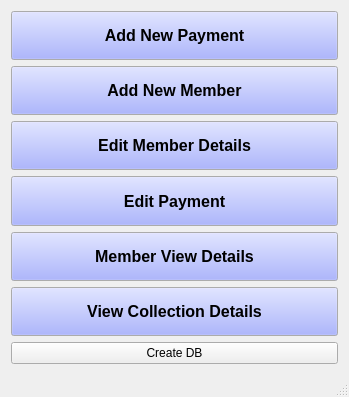
<?xml version="1.0" encoding="UTF-8"?>
<ui version="4.0">
 <class>MainWindow</class>
 <widget class="QMainWindow" name="MainWindow">
  <property name="geometry">
   <rect>
    <x>0</x>
    <y>0</y>
    <width>349</width>
    <height>397</height>
   </rect>
  </property>
  <property name="windowTitle">
   <string>GDM Database Management System</string>
  </property>
  <widget class="QWidget" name="centralWidget">
   <layout class="QVBoxLayout" name="verticalLayout_2">
    <item>
     <layout class="QVBoxLayout" name="verticalLayout">
      <item>
       <widget class="QPushButton" name="pushButton">
        <property name="sizePolicy">
         <sizepolicy hsizetype="Expanding" vsizetype="Expanding">
          <horstretch>0</horstretch>
          <verstretch>0</verstretch>
         </sizepolicy>
        </property>
        <property name="palette">
         <palette>
          <active>
           <colorrole role="Button">
            <brush brushstyle="SolidPattern">
             <color alpha="255">
              <red>149</red>
              <green>160</green>
              <blue>252</blue>
             </color>
            </brush>
           </colorrole>
          </active>
          <inactive>
           <colorrole role="Button">
            <brush brushstyle="SolidPattern">
             <color alpha="255">
              <red>149</red>
              <green>160</green>
              <blue>252</blue>
             </color>
            </brush>
           </colorrole>
          </inactive>
          <disabled>
           <colorrole role="Button">
            <brush brushstyle="SolidPattern">
             <color alpha="255">
              <red>149</red>
              <green>160</green>
              <blue>252</blue>
             </color>
            </brush>
           </colorrole>
          </disabled>
         </palette>
        </property>
        <property name="font">
         <font>
          <pointsize>12</pointsize>
          <weight>75</weight>
          <bold>true</bold>
         </font>
        </property>
        <property name="cursor">
         <cursorShape>PointingHandCursor</cursorShape>
        </property>
        <property name="text">
         <string>Add New Payment</string>
        </property>
       </widget>
      </item>
      <item>
       <widget class="QPushButton" name="pushButton_2">
        <property name="sizePolicy">
         <sizepolicy hsizetype="Expanding" vsizetype="Expanding">
          <horstretch>0</horstretch>
          <verstretch>0</verstretch>
         </sizepolicy>
        </property>
        <property name="palette">
         <palette>
          <active>
           <colorrole role="Button">
            <brush brushstyle="SolidPattern">
             <color alpha="255">
              <red>149</red>
              <green>160</green>
              <blue>252</blue>
             </color>
            </brush>
           </colorrole>
          </active>
          <inactive>
           <colorrole role="Button">
            <brush brushstyle="SolidPattern">
             <color alpha="255">
              <red>149</red>
              <green>160</green>
              <blue>252</blue>
             </color>
            </brush>
           </colorrole>
          </inactive>
          <disabled>
           <colorrole role="Button">
            <brush brushstyle="SolidPattern">
             <color alpha="255">
              <red>149</red>
              <green>160</green>
              <blue>252</blue>
             </color>
            </brush>
           </colorrole>
          </disabled>
         </palette>
        </property>
        <property name="font">
         <font>
          <pointsize>12</pointsize>
          <weight>75</weight>
          <bold>true</bold>
         </font>
        </property>
        <property name="cursor">
         <cursorShape>PointingHandCursor</cursorShape>
        </property>
        <property name="text">
         <string>Add New Member</string>
        </property>
       </widget>
      </item>
      <item>
       <widget class="QPushButton" name="pushButton_6">
        <property name="sizePolicy">
         <sizepolicy hsizetype="Expanding" vsizetype="Expanding">
          <horstretch>0</horstretch>
          <verstretch>0</verstretch>
         </sizepolicy>
        </property>
        <property name="palette">
         <palette>
          <active>
           <colorrole role="Button">
            <brush brushstyle="SolidPattern">
             <color alpha="255">
              <red>149</red>
              <green>160</green>
              <blue>252</blue>
             </color>
            </brush>
           </colorrole>
          </active>
          <inactive>
           <colorrole role="Button">
            <brush brushstyle="SolidPattern">
             <color alpha="255">
              <red>149</red>
              <green>160</green>
              <blue>252</blue>
             </color>
            </brush>
           </colorrole>
          </inactive>
          <disabled>
           <colorrole role="Button">
            <brush brushstyle="SolidPattern">
             <color alpha="255">
              <red>149</red>
              <green>160</green>
              <blue>252</blue>
             </color>
            </brush>
           </colorrole>
          </disabled>
         </palette>
        </property>
        <property name="font">
         <font>
          <pointsize>12</pointsize>
          <weight>75</weight>
          <bold>true</bold>
         </font>
        </property>
        <property name="cursor">
         <cursorShape>PointingHandCursor</cursorShape>
        </property>
        <property name="text">
         <string>Edit Member Details</string>
        </property>
       </widget>
      </item>
      <item>
       <widget class="QPushButton" name="pushButton_7">
        <property name="sizePolicy">
         <sizepolicy hsizetype="Expanding" vsizetype="Expanding">
          <horstretch>0</horstretch>
          <verstretch>0</verstretch>
         </sizepolicy>
        </property>
        <property name="palette">
         <palette>
          <active>
           <colorrole role="Button">
            <brush brushstyle="SolidPattern">
             <color alpha="255">
              <red>149</red>
              <green>160</green>
              <blue>252</blue>
             </color>
            </brush>
           </colorrole>
          </active>
          <inactive>
           <colorrole role="Button">
            <brush brushstyle="SolidPattern">
             <color alpha="255">
              <red>149</red>
              <green>160</green>
              <blue>252</blue>
             </color>
            </brush>
           </colorrole>
          </inactive>
          <disabled>
           <colorrole role="Button">
            <brush brushstyle="SolidPattern">
             <color alpha="255">
              <red>149</red>
              <green>160</green>
              <blue>252</blue>
             </color>
            </brush>
           </colorrole>
          </disabled>
         </palette>
        </property>
        <property name="font">
         <font>
          <pointsize>12</pointsize>
          <weight>75</weight>
          <bold>true</bold>
         </font>
        </property>
        <property name="cursor">
         <cursorShape>PointingHandCursor</cursorShape>
        </property>
        <property name="text">
         <string>Edit Payment</string>
        </property>
       </widget>
      </item>
      <item>
       <widget class="QPushButton" name="pushButton_4">
        <property name="sizePolicy">
         <sizepolicy hsizetype="Expanding" vsizetype="Expanding">
          <horstretch>0</horstretch>
          <verstretch>0</verstretch>
         </sizepolicy>
        </property>
        <property name="palette">
         <palette>
          <active>
           <colorrole role="Button">
            <brush brushstyle="SolidPattern">
             <color alpha="255">
              <red>149</red>
              <green>160</green>
              <blue>252</blue>
             </color>
            </brush>
           </colorrole>
          </active>
          <inactive>
           <colorrole role="Button">
            <brush brushstyle="SolidPattern">
             <color alpha="255">
              <red>149</red>
              <green>160</green>
              <blue>252</blue>
             </color>
            </brush>
           </colorrole>
          </inactive>
          <disabled>
           <colorrole role="Button">
            <brush brushstyle="SolidPattern">
             <color alpha="255">
              <red>149</red>
              <green>160</green>
              <blue>252</blue>
             </color>
            </brush>
           </colorrole>
          </disabled>
         </palette>
        </property>
        <property name="font">
         <font>
          <pointsize>12</pointsize>
          <weight>75</weight>
          <bold>true</bold>
         </font>
        </property>
        <property name="cursor">
         <cursorShape>PointingHandCursor</cursorShape>
        </property>
        <property name="text">
         <string>Member View Details</string>
        </property>
       </widget>
      </item>
      <item>
       <widget class="QPushButton" name="pushButton_3">
        <property name="sizePolicy">
         <sizepolicy hsizetype="Expanding" vsizetype="Expanding">
          <horstretch>0</horstretch>
          <verstretch>0</verstretch>
         </sizepolicy>
        </property>
        <property name="palette">
         <palette>
          <active>
           <colorrole role="Button">
            <brush brushstyle="SolidPattern">
             <color alpha="255">
              <red>149</red>
              <green>160</green>
              <blue>252</blue>
             </color>
            </brush>
           </colorrole>
          </active>
          <inactive>
           <colorrole role="Button">
            <brush brushstyle="SolidPattern">
             <color alpha="255">
              <red>149</red>
              <green>160</green>
              <blue>252</blue>
             </color>
            </brush>
           </colorrole>
          </inactive>
          <disabled>
           <colorrole role="Button">
            <brush brushstyle="SolidPattern">
             <color alpha="255">
              <red>149</red>
              <green>160</green>
              <blue>252</blue>
             </color>
            </brush>
           </colorrole>
          </disabled>
         </palette>
        </property>
        <property name="font">
         <font>
          <pointsize>12</pointsize>
          <weight>75</weight>
          <bold>true</bold>
         </font>
        </property>
        <property name="cursor">
         <cursorShape>PointingHandCursor</cursorShape>
        </property>
        <property name="text">
         <string>View Collection Details</string>
        </property>
       </widget>
      </item>
      <item>
       <widget class="QPushButton" name="pushButton_5">
        <property name="text">
         <string>Create DB</string>
        </property>
       </widget>
      </item>
     </layout>
    </item>
   </layout>
  </widget>
  <widget class="QStatusBar" name="statusBar"/>
 </widget>
 <layoutdefault spacing="6" margin="11"/>
 <resources/>
 <connections/>
</ui>
